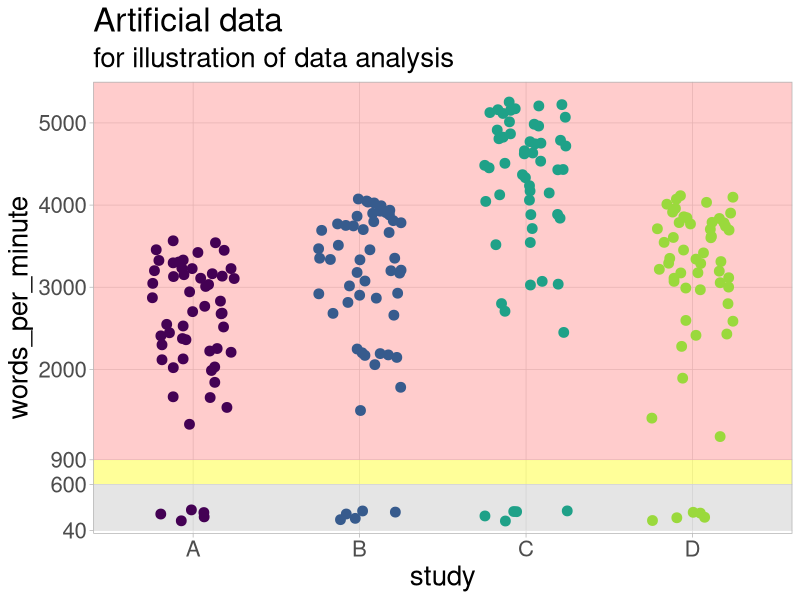
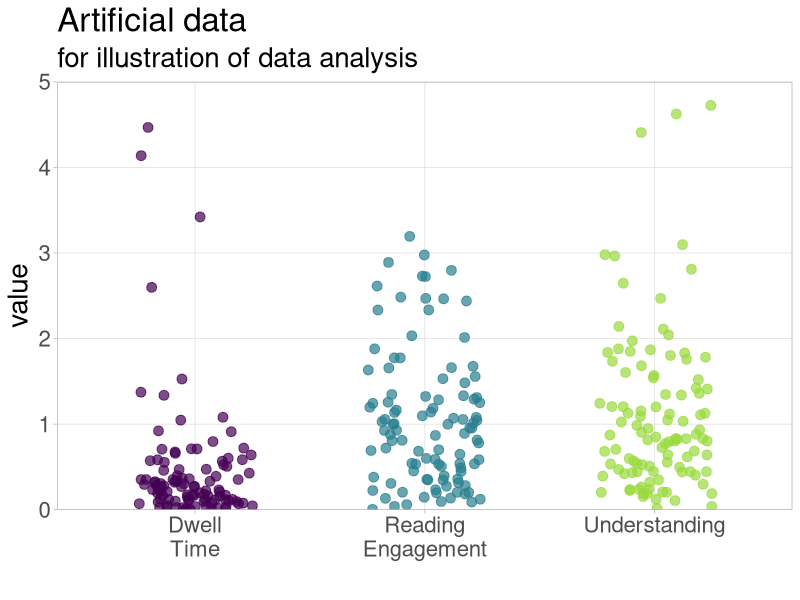

Write R code to recreate these figures, in order.
## ---- chunk 1
knitr::opts_chunk$set(echo = FALSE,
                      message=FALSE, 
                      warning=FALSE)
### DOWNLOAD NEWEST SOURCES
## befindet sich im DIPF Ordner
# download.file("https://drive.google.com/uc?export=download&id=1ASV99YHMHSNChSNzqbZwvz2SiqYvmqO_",
#               "www/references.bib", overwrite = T)


library(fontawesome)
library(ggplot2)
library(lavaan)
# library(lavaanPlot)
library(DiagrammeR)
## ---- chunk 2
study1_sample_data <- data.frame(study = c(rep("A", 55), rep("B", 55), rep("C", 55), rep("D", 55)),
                                 words_per_minute = c(c(rbeta(n = 50, shape1 = 5, shape2 = 1.5) * 3600, rnorm(5, 250, 50)), 
                                                      c(rbeta(n = 50, shape1 = 5, shape2 = 1.5) * 4100, rnorm(5, 250, 50)), 
                                                      c(rbeta(n = 50, shape1 = 5, shape2 = 1.5) * 5400, rnorm(5, 250, 50)), 
                                                      c(rbeta(n = 50, shape1 = 5, shape2 = 1.5) * 4200, rnorm(5, 250, 50))
                                                     )
                                 )

ggplot() +
  geom_rect(aes(ymin= 40,
                ymax = 600,
                xmin = -Inf,
                xmax = Inf), 
            fill = 'grey', alpha = 0.40, color = NA) +
  geom_rect(aes(ymin= 600,
                ymax = 900,
                xmin = -Inf,
                xmax = Inf), 
            fill = 'yellow', alpha = 0.40, color = NA) +
  geom_rect(aes(ymin= 900,
                ymax = Inf,
                xmin = -Inf,
                xmax = Inf), 
            fill = 'red', alpha = 0.20, color = NA) +
  geom_jitter(data=study1_sample_data, aes(x=study, y=words_per_minute, colour = study), width = .25, size = 3) +
  scale_y_continuous(limits = c(0, 5500), expand = c(0,0), breaks = c(40, 600, 900, 2000, 3000, 4000, 5000)) +
  ggtitle("Artificial data", subtitle = "for illustration of data analysis") +
  scale_color_viridis_d(end = .85) +
  theme_light() +
  theme(panel.grid.minor = element_blank(),
        legend.position = "none",
        text = element_text(size = 20))

## ---- chunk 3
study2a_sample_data <- data.frame(measure = c(rep("Dwell\nTime", 105), 
                                              rep("Reading\nEngagement", 105), 
                                              rep("Understanding", 105)),
                                   value = c(c(rbeta(n = 100, shape1 = 1, shape2 = 15) * 6, rnorm(5, 4, 1)), 
                                             c(rbeta(n = 100, shape1 = 1.5, shape2 = 7) * 6, rnorm(5, 4, 1)),
                                             c(rbeta(n = 100, shape1 = 1.5, shape2 = 7) * 6, rnorm(5, 4, 1))
                                             )
                                 )

ggplot() +
  geom_jitter(data=study2a_sample_data, aes(x=measure, y=value, colour = measure), 
              width = .25, size = 3, alpha = .7) +
  scale_y_continuous(limits = c(0, 5), expand = c(0,0)) +
  scale_color_viridis_d(end = .85) +
  xlab("") +
  ggtitle("Artificial data", subtitle = "for illustration of data analysis") +
  theme_light() +
  theme(panel.grid.minor = element_blank(),
        legend.position = "none",
        text = element_text(size = 20))

## ---- chunk 4
grViz("
digraph SEM {
  graph [layout = dot, rankdir = LR, nodesep=0.5, splines=curved]

  node [shape=ellipse]
  knowledge
  
  node [shape=ellipse]
  read_engagement
  
  node [shape=rectangle]
  dwell_time

  node [shape=ellipse]
  understanding

  // Create a vertical rank for dwell_time, read_engagement and understanding
  {rank=same; read_engagement; dwell_time; understanding}

  knowledge -> dwell_time [label='-']
  knowledge -> read_engagement [label='-?']
  knowledge -> understanding [label='+']
  understanding:s -> dwell_time:n [dir=both]
  dwell_time:s -> read_engagement:n [dir=both]
  read_engagement:e -> understanding:e [dir=both]
}
")
## ---- chunk 5
# # Simulate data
# set.seed(123)  # for reproducibility
# simulated_data <- simulateData(model, sample.nobs = 500)
# 
# # Fit the SEM model to the simulated data
# fit <- sem(model, data = simulated_data)
# 
# lavaanPlot(fit,
#            graph_options = list(rankdir = "LR"),
#            node_options = list(shape = "box", fontname = "Helvetica"),
#            edge_options = list(color = "grey"),
#            labels = list("knowledge1" = "",
#                          "knowledge2" = "",
#                          "knowledge3" = "",
#                          "knowledge4" = "",
#                          "read_engagement1" = "",
#                          "read_engagement2" = "",
#                          "read_engagement3" = "",
#                          "read_engagement4" = "",
#                          "understanding1" = "",
#                          "understanding2" = "",
#                          "understanding3" = "",
#                          "understanding4" = ""))
## ---- chunk 6
grViz("
digraph SEM {
  graph [layout = dot, rankdir = LR, nodesep=0.4]
  
  // NODES
  data_sharing [shape=rectangle]
  
  perceived_sensitivity [shape=ellipse, color='#bcbcbc', fontcolor='#bcbcbc']
  
  willingness_participate [shape=ellipse, color='#000']
  
  data_type [shape=rectangle]
  
  invis [shape=point, style=invis]
  

  // Create a vertical rank
  {rank=same; data_type; invis; perceived_sensitivity}


  // Connections
  data_sharing -> invis [label='0', dir=none, headclip=false]
  data_type -> invis [label='+']
  invis -> perceived_sensitivity [dir=back, color='#bcbcbc', label='+', fontcolor='#bcbcbc']
  invis -> willingness_participate [tailclip=false]
}
")
## ---- chunk 7
grViz("
digraph SEM {
  graph [layout = dot, rankdir = LR, nodesep=0.4]
  
  // NODES
  wp1 [shape=ellipse, label='willingness_participate']
  wp2 [shape=ellipse, label='willingness_participate']
  
  is1 [shape=ellipse, label='informed']
  is2 [shape=ellipse, label='informed']
  
  feedback [shape=rectangle]
  
  invis1 [shape=point, style=invis]
  invis2 [shape=point, style=invis]
  
  // Create a vertical rank
  {rank=same; invis1; invis2; feedback}
  {rank=same; wp1; is1}
  {rank=same; wp2; is2}

  // Connections
  wp1:e -> invis1 [weight=10, dir=none, headclip=false]
  invis1 -> wp2:w [weight=10, tailclip=false]
  is1:e -> invis2 [weight=10, dir=none, headclip=false]
  invis2 -> is2:w [weight=10, tailclip=false]
  feedback -> wp2
  feedback -> is2
  wp1 -> is1 [dir=both]
  wp2 -> is2 [dir=both]
}
")
